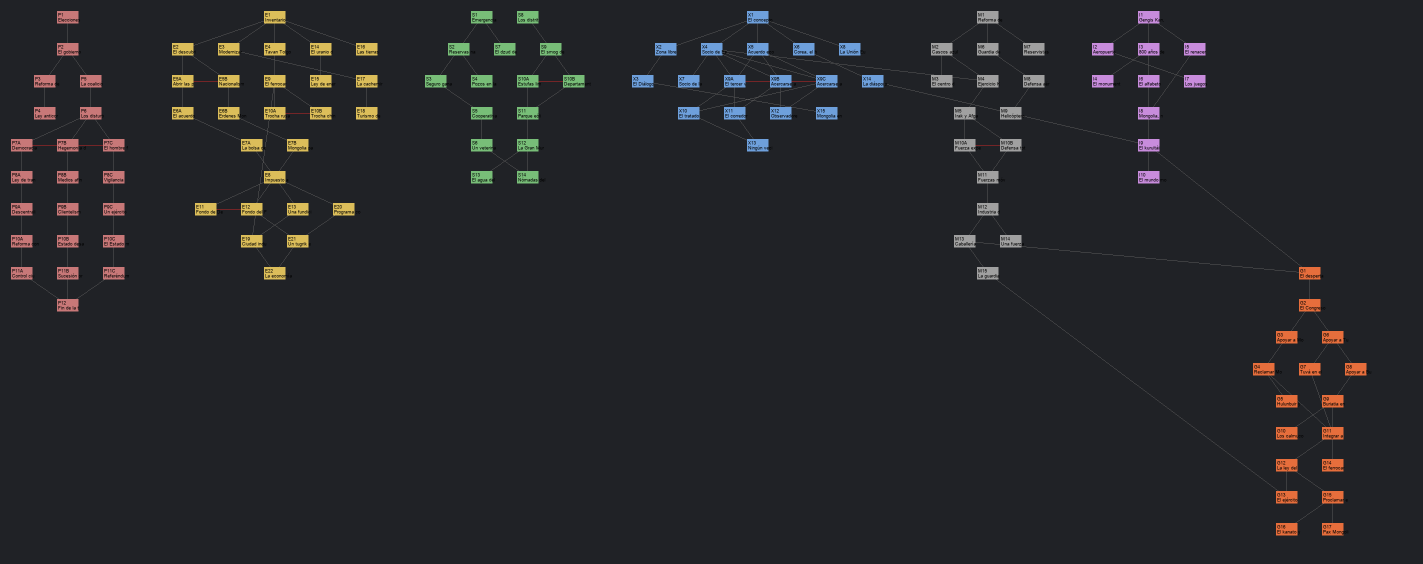
#> input picture herramientas/vista_arbol_mongolia.png, 2846 x 1128 px (shown at 1/2 size)
$ python -i space_theme.py   (imports and definitions only)
#> lines starting #> are read from the running program, lines starting #| are printed output that depends on the picture
#> further down, picture is the input picture: PIL image 2846x1128 RGB; mean R, G, B 37.5, 38.4, 41.4
# Look of the space programme menu: Millennium Dawn's petrol blue (its md_tiled_window2_border is 17, 41, 51) made a
# little lighter, steel grey buttons like its own, thin rounded borders and one sky blue accent. Used by make_space_icons.py; every sprite of the menu frame, tabs, buttons and bars is drawn here.
import numpy as np
from PIL import Image, ImageDraw

# Palette.
NIGHT = (24, 50, 62)
GLASS = (33, 64, 79)
GLASS_HI = (46, 86, 104)
LINE = (78, 118, 136)
ACCENT = (104, 190, 236)
ACCENT_DEEP = (44, 118, 176)
ICE = (226, 240, 255)
K = 4  # drawn this many times larger, then reduced, for smooth edges


def _rounded(w, h, r, fill, border=None, width=1):
#> called with w = 748, h = 34, r = 5, fill = (33, 64, 79, 240), border = (78, 118, 136), width = 1
    img = Image.new("RGBA", (w * K, h * K), (0, 0, 0, 0))
#> img: PIL image 2992x136 RGBA; every value is 0
    d = ImageDraw.Draw(img)
    d.rounded_rectangle([0, 0, w * K - 1, h * K - 1], radius=r * K, fill=fill, outline=border, width=width * K if border else 0)
    return img.resize((w, h), Image.LANCZOS)
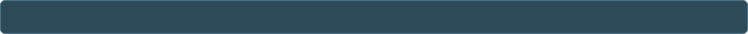
#> returned value: PIL image 748x34 RGBA; mean R, G, B, A 34.9, 66.4, 81.5, 240.7; transparent parts drawn white


# [10 lines left out: functions _vertical, _horizontal, not called in this run]


def _masked(rgb, mask_img):
    a = np.array(mask_img, dtype=float)
    return Image.fromarray(np.dstack([rgb, a[:, :, 3]]).astype(np.uint8))


# [7 lines left out: function window_sprite, not called in this run]


def panel_sprite():
    return _rounded(32, 32, 6, GLASS + (232,), LINE, 1)


# [145 lines left out: functions rule_sprite, hero_sprite, backdrop_sprite, header_sprite, nav_tab, button and 7 more, not called in this run]


def banner(photo, w=748, h=34):
    # Category strip: a slice of the picture on the left that fades into the glass, darkened under the name.
    out = _rounded(w, h, 5, GLASS + (240,), LINE, 1)
    pic = photo.convert("RGBA")
    scale = 320 / pic.width
#> scale = 0.112
    pic = pic.resize((320, max(h, round(pic.height * scale))), Image.LANCZOS)
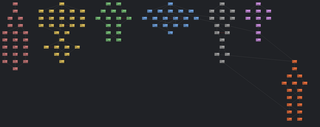
#> pic: PIL image 320x127 RGBA; mean R, G, B, A 37.5, 38.4, 41.4, 255
    top = (pic.height - h) // 2
#> top = 46
    a = np.array(pic.crop((0, top, 320, top + h)), dtype=float)
    fade = np.clip((320 - np.arange(320)) / 160, 0, 1)
    a[:, :, :3] *= 0.62
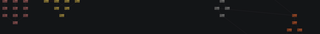
#> a: shape (34, 320, 4) float64; mean R, G, B, A 22.7, 22.9, 24.7, 255
    a[:, :, 3] = 255 * fade[None, :]
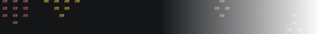
#> a: shape (34, 320, 4) float64; mean R, G, B, A 22.7, 22.9, 24.7, 191.6; transparent parts drawn white
    strip = Image.fromarray(a.astype(np.uint8))
    mask = _rounded(w, h, 5, (0, 0, 0, 255))
#> call 2 of _rounded, with w = 748, h = 34, r = 5, fill = (0, 0, 0, 255), width = 1
#> in _rounded (call 2), `return img.resize((w, h), Image.LANCZOS)`:
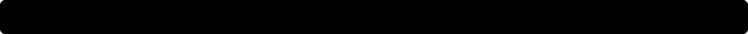
#> returned value: PIL image 748x34 RGBA; mean R, G, B, A 0, 0, 0, 254.8; transparent parts drawn white
    layer = Image.new("RGBA", (w, h), (0, 0, 0, 0))
#> layer: PIL image 748x34 RGBA; every value is 0
    layer.alpha_composite(strip, (0, 0))
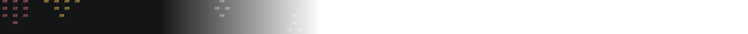
#> layer: PIL image 748x34 RGBA; mean R, G, B, A 9.4, 9.7, 10.3, 81.9; transparent parts drawn white
    layer.putalpha(Image.fromarray(np.minimum(np.array(layer)[:, :, 3], np.array(mask)[:, :, 3]).astype(np.uint8)))
    out.alpha_composite(layer)
    ImageDraw.Draw(out).rounded_rectangle([0, 0, w - 1, h - 1], radius=5, outline=LINE + (255,), width=1)
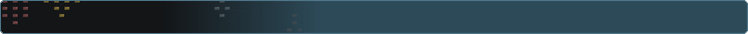
#> out: PIL image 748x34 RGBA; mean R, G, B, A 31.9, 54.3, 65.4, 245.3; transparent parts drawn white
    return out


# [21 lines left out: functions card, banner_selected, not called in this run]

>>> from PIL import Image
>>> picture = Image.open('vista_arbol_mongolia.png')
>>> result = banner(picture)
